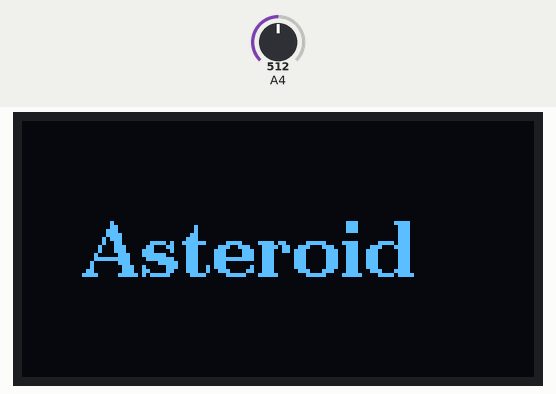
Bench run of a sketch on a simulated Arduino Mega 2560, built with avr-gcc and run on an emulated ATmega2560. On the bench: 128×64 one-colour display. The inputs (shaded band) are chosen by the test bench; at power-on: A4 = 512. Random numbers use the default seed unless the sketch sets one. At 9.7 s the program stops and its outputs stay as they are.

Above: at 0.1 s.
4.4 s: A4 set to 716
At 4.59 s:
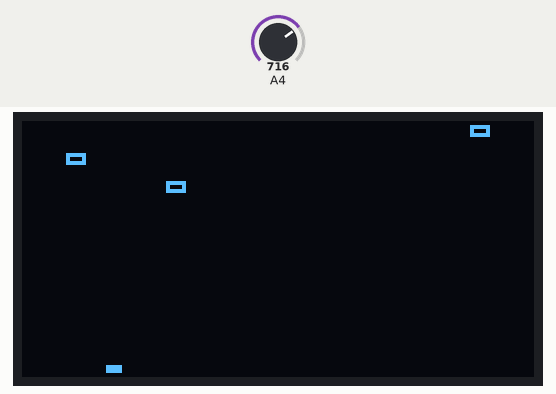
7.4 s: A4 set to 511
At 7.52 s:
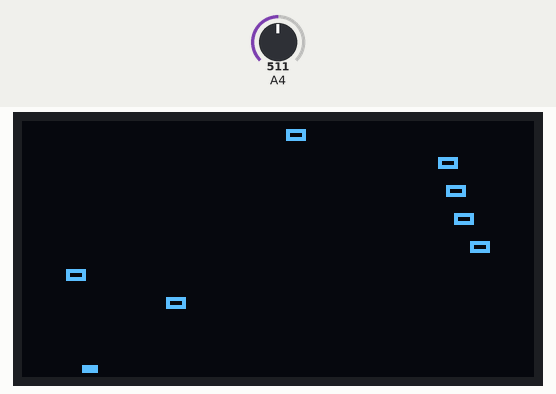
At 10.6 s:
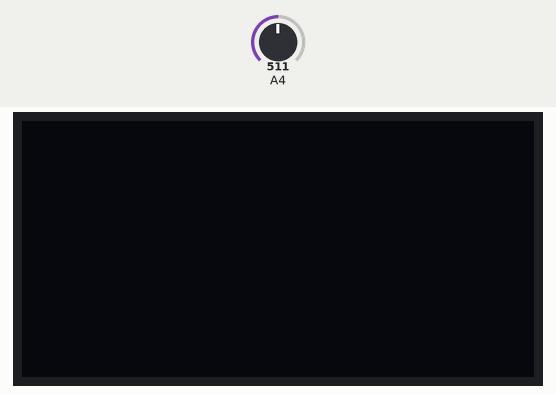
Timing chart, 0 to 11.2 s (numbered marks = the images above; inputs shaded):
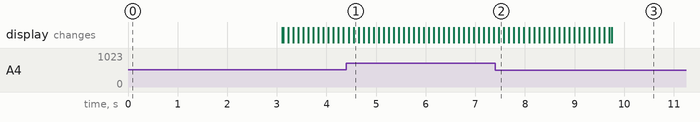

The sketch:

Asteroid_But_Again.ino
```cpp
#include <Arduino.h>
#include <U8g2lib.h>

#ifdef U8X8_HAVE_HW_SPI
#include <SPI.h>
#endif
#ifdef U8X8_HAVE_HW_I2C
#include <Wire.h>
#endif

#define POTENTIOPIN 36 // Pin defined for easier reading

/*
    Conversion multiplier for width of display and analog input
    The fraction 123/4095 correlates to the maximum
*/
const float analogWidthConvert = 0.030037;

/*
  Using SPI
  Pin  Connected to
  GND      GND
  VDD      3.3V
  SCK/CLK  GPIO18
  SDA/MOSI GPIO23
  RES      GPIO17
  DC       GPIO22
  CS       GPIO5

*/

// Display declaration
U8G2_SH1106_128X64_NONAME_F_4W_HW_SPI u8g2 (U8G2_R0, 5, 22, 17);

// Building structure for first meteor size
typedef struct {
  bool isActive = false;
  int lgt = 5; // Length
  int hgt = 3; // Height
  int xpos = 0;
  int ypos = 0;
} meteortp1;

// Building structure for ship
typedef struct {
  int lgt = 4; // Length
  int hgt = 2; // Height
  int xpos = 0;
  int ypos = 63 - hgt;
} ship;

// Create meteor array
const int meteorArrSize = 8;
meteortp1 meteorArr[meteorArrSize];

// Create ship
ship player;

// Define longs for the timer
long previousMillis = 0;
long interval = 100;

void SpawnMeteor(meteortp1 *meteorArrPtr, int meteorArrPos) {
  float randomSpawnSpot = random(0, 127 - meteorArrPtr -> lgt); // random always returns a float
  round(randomSpawnSpot); // as random returns a float, it is rounded to have a integer position

  // The meteor's isActive is set to true, and the x position is set to the random position
  (meteorArrPtr + meteorArrPos) -> isActive = true;
  (meteorArrPtr + meteorArrPos) -> xpos = randomSpawnSpot;
}

void MoveMeteors(meteortp1 *meteorArrPtr, int meteorArrPos) {
  // Edge cases first. First meteor
  if (meteorArrPos == 0) {
    if ((meteorArrPtr + meteorArrPos) -> isActive != true) {
      SpawnMeteor(meteorArrPtr, meteorArrPos);
    }
    if ((meteorArrPtr + meteorArrPos) -> isActive) {
      (meteorArrPtr + meteorArrPos) -> ypos += 1;
    }
  }

  // Edge cases first. Last meteor
  else if (meteorArrPos == (meteorArrSize - 1)) {
    if ((meteorArrPtr + meteorArrPos) -> isActive != true) {
      if ((meteorArrPtr + meteorArrPos - 1) -> ypos >= 3 + (meteorArrPtr -> lgt)) {
        SpawnMeteor(meteorArrPtr, meteorArrPos);
      }
    }
    if ((meteorArrPtr + meteorArrPos) -> isActive) {
      (meteorArrPtr + meteorArrPos) -> ypos += 1;
    }
  }

  // The rest of the meteors
  else {
    if ((meteorArrPtr + meteorArrPos) -> isActive != true) {
      if ((meteorArrPtr + meteorArrPos - 1) -> ypos >= 3 + (meteorArrPtr -> lgt)) {
        SpawnMeteor(meteorArrPtr, meteorArrPos);
      }
    }
    if ((meteorArrPtr + meteorArrPos) -> isActive) {
      (meteorArrPtr + meteorArrPos) -> ypos += 1;
    }
  }

  if ((meteorArrPtr + meteorArrPos) -> ypos >= 64) {
    (meteorArrPtr + meteorArrPos) -> isActive = false;
    (meteorArrPtr + meteorArrPos) -> ypos = 0;
  }

}

/*
   Function: DrawObjects
   Input: Nothing(?)
   Output: Nothing
   Remarks: Draws frames of the objects at this point in time
*/
void DrawObjects(ship *player, meteortp1 *meteorArrPtr) {
  u8g2.clearBuffer();

  // Player ship
  player -> xpos = (analogRead(POTENTIOPIN) * analogWidthConvert);
  u8g2.drawFrame(player -> xpos, player -> ypos, player -> lgt, player -> hgt);

  // Meteors
  for (int i = 0; i < (sizeof(meteorArr) / sizeof(meteortp1)); i++) {
    MoveMeteors(meteorArr, i);
    if ((meteorArrPtr + i) -> isActive) {
      u8g2.drawFrame((meteorArrPtr + i) -> xpos, (meteorArrPtr + i) -> ypos, (meteorArrPtr + i) -> lgt, (meteorArrPtr + i) -> hgt);
    }
  }

  u8g2.sendBuffer();
}

/*
   Function: CheckCollision
   Input: The meteor that collision is being checked on
   Output: Whether or not the ship has collided
   Remarks: First checks whether the meteor is off-screen, then does collision check
*/
bool CheckCollision(meteortp1 *meteorPtr) {
  if (meteorPtr -> ypos < 64) {
    if (
      (meteorPtr -> ypos + meteorPtr -> hgt) > player.ypos &&
      meteorPtr -> ypos < (player.ypos + player.hgt) &&
      (meteorPtr -> xpos + meteorPtr -> lgt) > player.xpos &&
      meteorPtr -> xpos < (player.xpos + player.lgt)
    ) {
      return true;
    }
  }
  return false;
}

/*
   Function: GameOver
   Input: None
   Output: None
   Remarks: Triggered when isHit = true. Will loop until the ESP is reset
*/
void GameOver(void) {
  // Display Game over
  u8g2.clearBuffer();
  u8g2.drawStr(16, 39, "Game over");
  u8g2.sendBuffer();

  exit(0); // Forces the microprocessor to stop looping
}

void setup(void) {
  Serial.begin(115200);

  // Potentiometer pin declared
  pinMode(POTENTIOPIN, INPUT);

  // Starts display without powersave mode
  u8g2.begin();
  u8g2.setPowerSave(0);

  // Set font for writing
  u8g2.setFont(u8g2_font_ncenB14_tr);

  // Seed for random function
  randomSeed(analogRead(6));

  // Introduction text
  u8g2.clearBuffer();
  u8g2.drawStr(16, 39, "Asteroid");
  u8g2.sendBuffer();
  delay(3000);
  u8g2.clearDisplay();
}

void loop(void) {
  // Current millis based on time since Arduino turned on
  unsigned long currentMillis = millis();

  // Boolean for determining whether a hit was done
  bool isHit = false;

  // Starts processes if the time reaches the interval
  if (currentMillis - previousMillis > interval) {
    previousMillis = currentMillis; // Sets previousMillis to be currentMillis to compare next run

    // Drawing all objects on screen
    DrawObjects(&(player), meteorArr);

    // Collision check
    for (int i = 0; i < (sizeof(meteorArr) / sizeof(meteortp1)); i++) {
      isHit = CheckCollision(&(meteorArr[i]));
      if (isHit) { // There is no reason to continue checking if the player is hit
        break;
      }
    }

    if (isHit) {
      GameOver();
    }
  }
}
```
